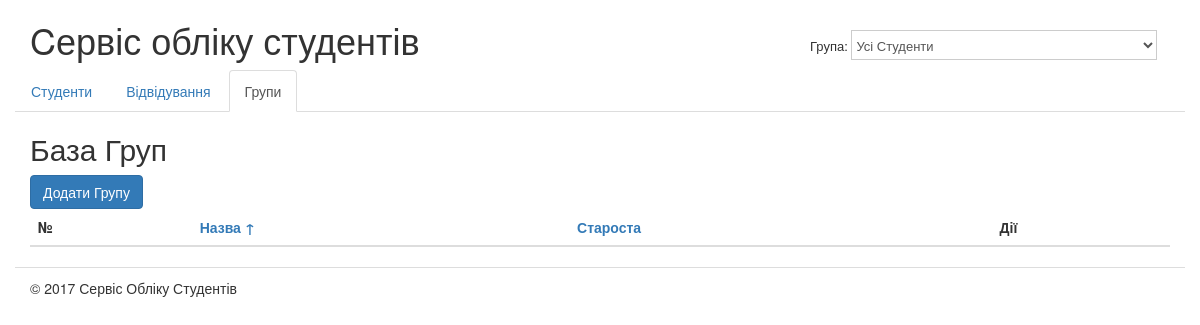
The page /groups/ on the database as committed earlier.
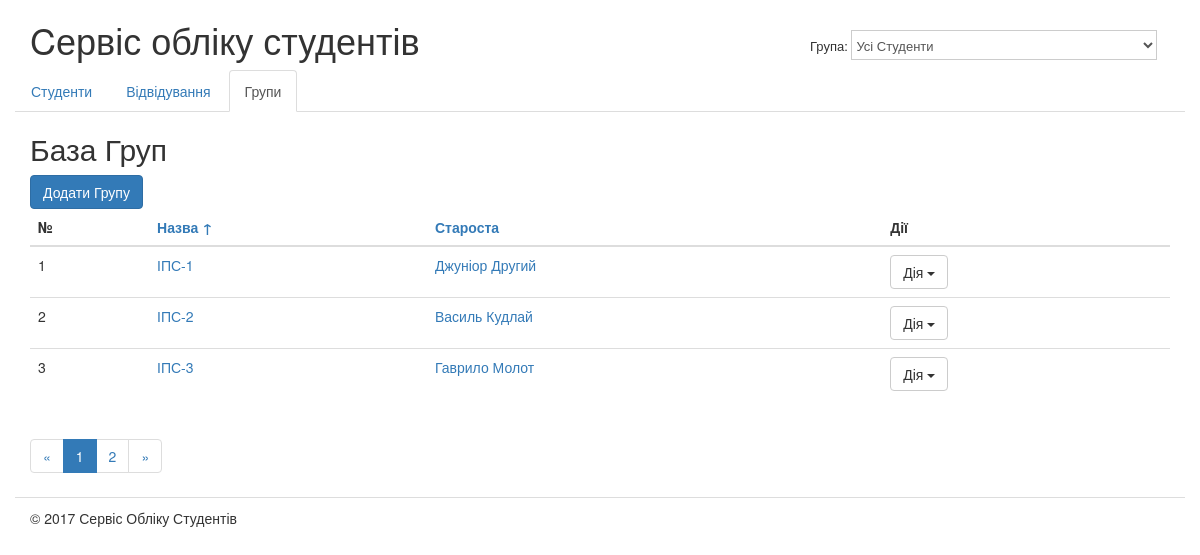
The same page on the database as committed later.
### studentsdb/students/models.py (models this page shows, shortened)
class Group(models.Model):
    class Meta(object):
        verbose_name = u"Група"
        verbose_name_plural = u"Групи"
    title = models.CharField(
        max_length=256,
        blank=False,
        verbose_name=u"Назва")
    leader = models.OneToOneField('Student',
        blank=True,
        null=True,
        verbose_name=u"Староста",
        on_delete=models.SET_NULL)
    notes = models.TextField(
        blank=True,
        verbose_name=u"Додаткові нотатки")

class Student(models.Model):
    class Meta(object):
        verbose_name = u"Студент"
        verbose_name_plural = u"Студенти"
    first_name = models.CharField(
        max_length=256,
        blank=False,
        verbose_name=u"Ім'я")
    last_name = models.CharField(
        max_length=256,
        blank=False,
        verbose_name=u"Прізвище")
    middle_name = models.CharField(
        max_length=256,
        blank=True,
        verbose_name=u"По - батькові",
        default='')
    student_group = models.ForeignKey('Group',
        verbose_name=u'Група',
        blank=False,
        null=True,
        on_delete=models.PROTECT)
    birthday = models.DateField(
        blank=False,
        verbose_name=u"Дата народження",
        null = True)
    photo = models.ImageField(
        blank=True,
        verbose_name=u"Фото",
        null = True)
    ticket = models.CharField(
        max_length=256,
        blank=False,
        verbose_name=u"Квиток")
    notes = models.TextField(
        blank=True,
        verbose_name=u"Додаткові нотатки")
    def __unicode__(self):
        return u'{} {}'.format(self.first_name, self.last_name)

### studentsdb/students/views.py (the view)
# urls.py: url(r'^groups/$', views.groups_list, name='groups'),
def groups_list(request):
    groups = Group.objects.all()
    order_by = request.GET.get('order_by', 'title')
    if order_by in ('leader', 'title'):
        groups = groups.order_by(order_by)
        if request.GET.get('reverse', '') == '1':
            groups = groups.reverse()
    paginator = Paginator(groups, 3)
    page = request.GET.get('page')
    try:
        groups = paginator.page(page)
    except PageNotAnInteger:
        groups = paginator.page(1)
    except EmptyPage:
        groups = paginator.page(paginator.num_pages)
    return render(request, 'students/groups_list.html',
                  {"groups": groups})

### studentsdb/studentsdb/context_processors.py (called while the page is built)
def students_proc(request):
    return {'PORTAL_URL': PORTAL_URL}

### studentsdb/students/templates/students/groups_list.html (shortened to what this page needs)
{% extends "students/base.html" %}
{% load static from staticfiles %}
{% block title %}База Груп{% endblock title %}
{% block content %}
<a href="{% url "groups_add" %" class="btn btn-primary">Додати Групу</a>
        <table class="table">
          {% with order_by=request.GET.order_by reverse=request.GET.reverse %}
          <thead>
            <tr>
              <th>№</th>
              <th>
                  <a href="{% url "groups" %}?order_by=title{% if order_by == 'title' and reverse != '1' %}&amp;reverse=1{% endif %}">
                    Назва
                    {% if order_by == 'title' and reverse != '1' %}&uarr;
                        {% elif order_by != 'leader' and reverse != '1' %}&uarr;
                        {% elif order_by == 'title' and reverse == '1' %}&darr;
                    {% endif %}
                </a>
              </th>
              <th>
                  <a href="{% url "groups" %}?order_by=leader{% if order_by == 'leader' and reverse != '1' %}&amp;reverse=1{% endif %}">
                    Староста
                </a>
              </th>
              <th>Дії</th>
          </thead>
          <tbody>
            {% for group in groups %}
            <tr>
              <td>{{ forloop.counter }}</td>
              <td><a href="{% url "groups_edit" group.id %}">{{ group.title }}</a></td>
              <td><a href="{% url "students_edit" group.leader.id %}">{{ group.leader }}</a></td>
              <td>
                <div class="dropdown">
                  <button class="btn btn-default dropdown-toggle" type="button"
                          data-toggle="dropdown" aria-haspopup="true" aria-expanded="true">Дія
                          <span class="caret"></span>
                  </button>
                </div>
              </td>
            </tr>
            {% endfor %}
          </tbody>
        </table>
        {% if groups.has_other_pages %}
    {% with order_by=request.GET.order_by reverse=request.GET.reverse %}
    <nav aria-label="Page navigation">
        <ul class="pagination">
            <li>
                <a href="{% url "groups" %}?page=1&amp;order_by={{ order_by }}&amp;reverse={{ reverse }}">&laquo;</a>
            </li>
            {% for p in groups.paginator.page_range %}
            <li {% if groups.number == p %} class="active" {% endif %}>
                <a href="{% url "groups" %}?page={{ p }}&amp;order_by={{ order_by }}&amp;reverse={{ reverse }}">{{ p }}</a>
            </li>
            {% endfor %}
            <li>
                <a href="{% url "groups" %}?page={{ groups.paginator.num_pages }}&amp;order_by={{ order_by }}&amp;reverse={{ reverse }}">&raquo;</a>
            </li>
        </ul>
    </nav>
    {% endwith %}
    {% endif %}
{% endblock content %}

Rows that differ between the two databases and show on the page:
added Group: title "ІПС-1", leader "Джуніор Другий"
added Group: title "ІПС-2", leader "Василь Кудлай"
added Group: title "ІПС-3", leader "Гаврило Молот"
Other text that changed with them:
new list line: "1"
new list line: "2"
